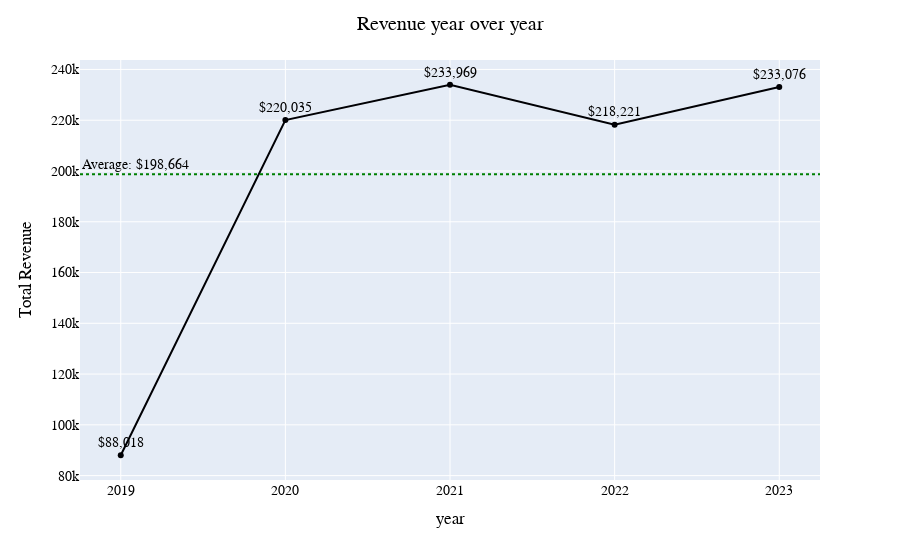

The notebook cell this image was saved under:
### Markdown cell above
# Sales Trend Analysis

### Code cell
# berapa revenue yg didapatkan per tahunnya
yearly_rev = (
     df.groupby(df['date'].dt.year,observed=False)['revenue']
    .sum()
    .reset_index()
    .rename(columns={'date':'year','revenue':'total_rev'})
    .round()
)
avg_revenue = yearly_rev['total_rev'].mean()
fig = px.line(
    yearly_rev,
    x='year',
    y='total_rev',
    text='total_rev',
    labels={'date':'Year','total_rev':'Total Revenue'},
    color_discrete_sequence=px.colors.sequential.Magma
)

# added the average line of total revenue
fig.add_hline(
    y=avg_revenue,
    annotation_text=f'Average: ${avg_revenue:,.0f}',
    annotation_position='top left',
    line_dash = 'dot',
    line_color='green',
    line_width = 2
)
fig.update_layout(
    title='Revenue year over year',
    title_x = 0.5,
    font=dict(
        family='consolas',
        size=14,
        color='black'
    ),
      xaxis=dict(dtick=1)   # biar tahun ga berubah jadi 2019.5
)
fig.update_traces(
    mode='lines+markers+text',
    texttemplate='$%{text:,.0f}',
    textposition='top center'
)
fig.show()

### Figure 1 — Plotly figure (JSON) as saved in the notebook; plotly's stock layout.template omitted (floating-point values rounded to 4 significant figures)
{"data": [{"hovertemplate": "year=%{x}<br>Total Revenue=%{text}<extra></extra>", "legendgroup": "", "line": {"color": "#000004", "dash": "solid"}, "marker": {"symbol": "circle"}, "mode": "lines+markers+text", "name": "", "orientation": "v", "showlegend": false, "text": [88020.0, 220000.0, 234000.0, 218200.0, 233100.0], "textposition": "top center", "texttemplate": "$%{text:,.0f}", "type": "scatter", "x": [2019, 2020, 2021, 2022, 2023], "xaxis": "x", "y": [88020.0, 220000.0, 234000.0, 218200.0, 233100.0], "yaxis": "y"}], "layout": {"annotations": [{"showarrow": false, "text": "Average: $198,664", "x": 0, "xanchor": "left", "xref": "x domain", "y": 198700.0, "yanchor": "bottom", "yref": "y"}], "font": {"color": "black", "family": "consolas", "size": 14}, "legend": {"tracegroupgap": 0}, "margin": {"t": 60}, "shapes": [{"line": {"color": "green", "dash": "dot", "width": 2}, "type": "line", "x0": 0, "x1": 1, "xref": "x domain", "y0": 198700.0, "y1": 198700.0, "yref": "y"}], "title": {"text": "Revenue year over year", "x": 0.5}, "xaxis": {"anchor": "y", "domain": [0, 1], "dtick": 1, "title": {"text": "year"}}, "yaxis": {"anchor": "x", "domain": [0, 1], "title": {"text": "Total Revenue"}}}}
